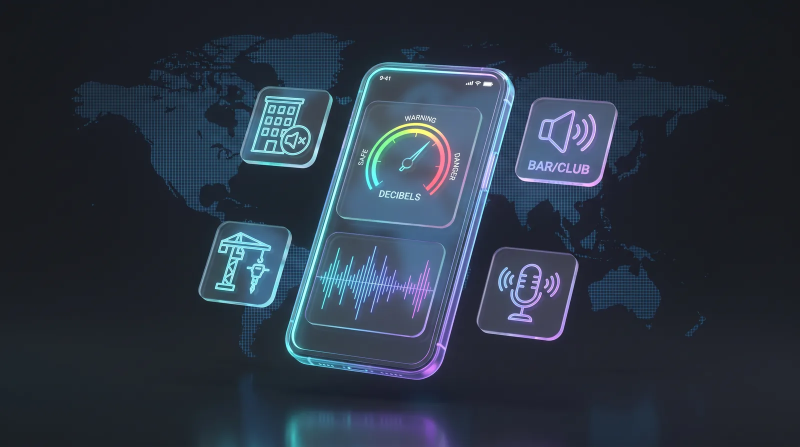
#> input picture assets/images/noise_detection_app.webp, 1600 x 893 px, found by its file name (shown at 1/2 size)
$ python gen_workplace_image.py
#> lines starting #> are read from the running program, lines starting #| are printed output that depends on the picture
import os
from PIL import Image, ImageDraw, ImageFont

src_path = r'assets/images/noise_detection_app.webp'
im = Image.open(src_path).convert('RGBA')
draw = ImageDraw.Draw(im)

font_badge = ImageFont.truetype(r'C:\Windows\Fonts\arialbd.ttf', 16)
font_title = ImageFont.truetype(r'C:\Windows\Fonts\arialbd.ttf', 26)
font_sub = ImageFont.truetype(r'C:\Windows\Fonts\segoeui.ttf', 16)
font_mono = ImageFont.truetype(r'C:\Windows\Fonts\arial.ttf', 14)

# Glassmorphism badge overlay in top-right or bottom-left
W, H = im.size
#> W = 1600; H = 893
b_x0, b_y0, b_x1, b_y1 = 48, H - 160, 680, H - 48
#> b_x0 = 48; b_y0 = 733; b_x1 = 680; b_y1 = 845

# Overlay backdrop
overlay = Image.new('RGBA', im.size, (0, 0, 0, 0))
#> overlay: PIL image 1600x893 RGBA; every value is 0
ov_draw = ImageDraw.Draw(overlay)
ov_draw.rounded_rectangle([(b_x0, b_y0), (b_x1, b_y1)], radius=16, fill=(10, 16, 32, 220), outline=(60, 90, 160, 240), width=2)
im = Image.alpha_composite(im, overlay)
draw = ImageDraw.Draw(im)

# Badge pill
draw.rounded_rectangle([(b_x0 + 20, b_y0 + 16), (b_x0 + 180, b_y0 + 40)], radius=6, fill=(35, 75, 140, 255))
draw.text((b_x0 + 30, b_y0 + 20), 'WORKPLACE AUDIT', fill=(150, 205, 255, 255), font=font_badge)

draw.text((b_x0 + 20, b_y0 + 50), 'Facility & Industrial Noise Inspection', fill=(255, 255, 255, 255), font=font_title)
draw.text((b_x0 + 20, b_y0 + 82), 'OSHA 85 dBA Threshold Check · Equipment Room, Factory & Office dB Logs', fill=(160, 190, 230, 255), font=font_sub)

out_path = r'assets/images/workplace_noise_inspection.webp'
im.save(out_path, 'WEBP', quality=85, method=6)
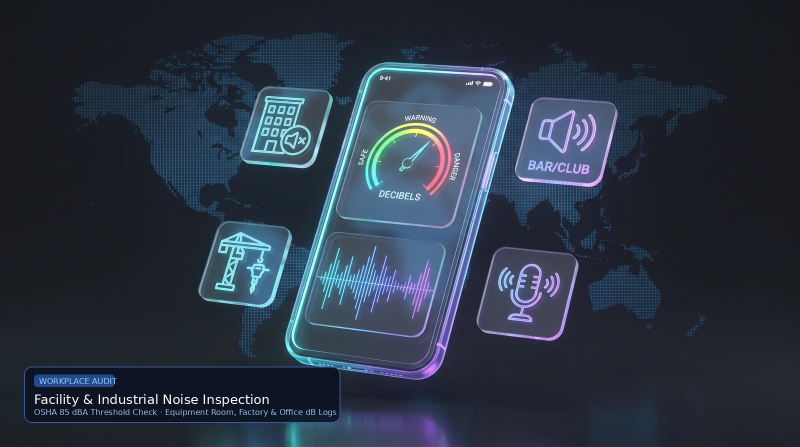
#> saved as workplace_noise_inspection.webp: PIL image 1600x893 RGBA (shown at 1/2 size); mean R, G, B, A 42.7, 53.2, 67.8, 255
print(f'Successfully generated {out_path} ({os.path.getsize(out_path)} bytes)')

$ run again, with assets/images/acoustic_evidence_samples.webp copied over assets/images/noise_detection_app.webp
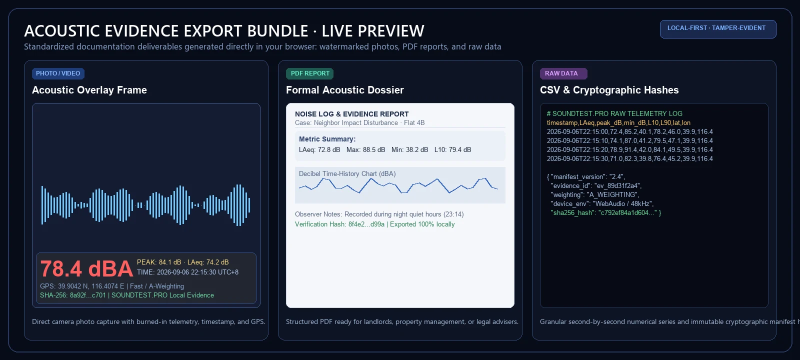
#> input picture assets/images/acoustic_evidence_samples.webp, 1600 x 720 px, found by its file name (shown at 1/2 size)
#> im is the input picture: PIL image 1600x720 RGBA; mean R, G, B, A 53.5, 60.1, 74.1, 253.6
#> overlay: PIL image 1600x720 RGBA; every value is 0
#> `im = Image.alpha_composite(im, overlay)`:
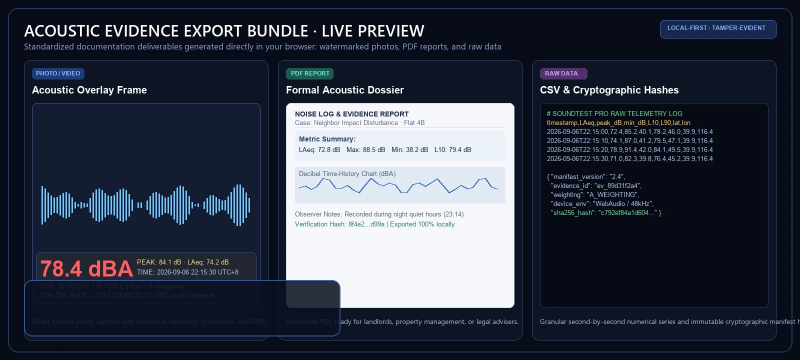
#> im: PIL image 1600x720 RGBA (shown at 1/2 size); mean R, G, B, A 52.1, 58.6, 72.8, 254; transparent parts drawn white
#> `im.save(out_path, 'WEBP', quality=85, method=6)`:
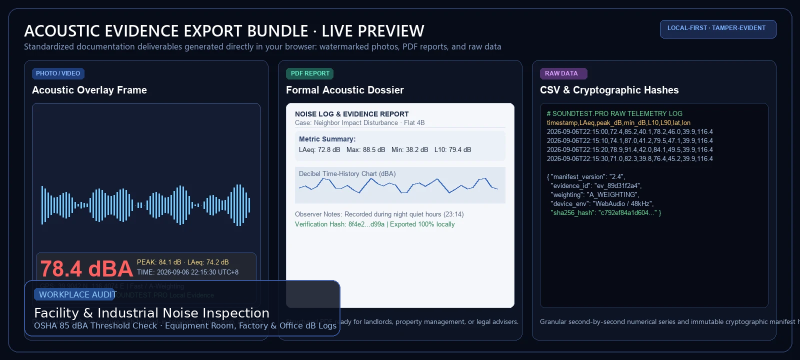
#> saved as workplace_noise_inspection.webp: PIL image 1600x720 RGBA (shown at 1/2 size); mean R, G, B, A 52.9, 59.6, 74, 254; transparent parts drawn white

$ run again, with assets/images/bar_street_noise.webp copied over assets/images/noise_detection_app.webp
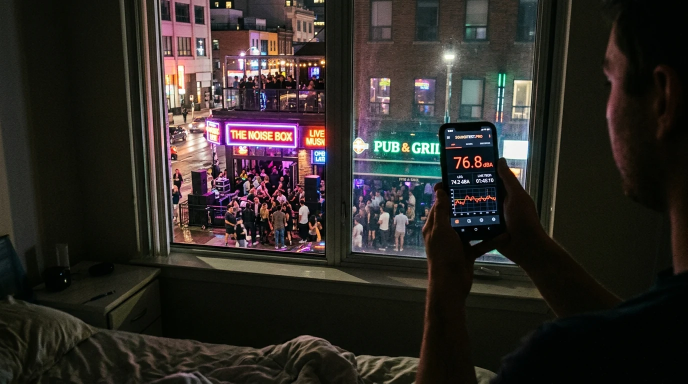
#> input picture assets/images/bar_street_noise.webp, 1376 x 768 px, found by its file name (shown at 1/2 size)
#> overlay: PIL image 1376x768 RGBA; every value is 0
#> `im = Image.alpha_composite(im, overlay)`:
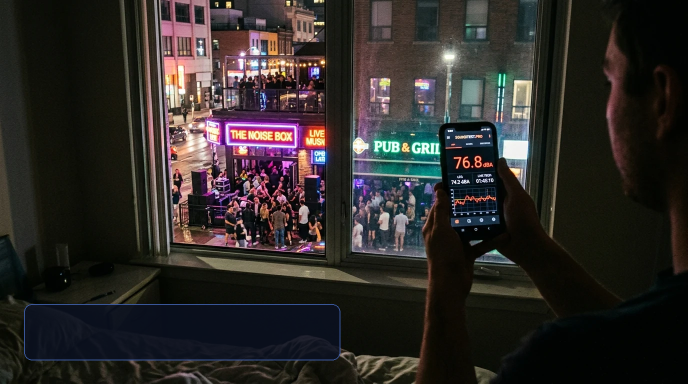
#> im: PIL image 1376x768 RGBA (shown at 1/2 size); mean R, G, B, A 45.5, 41.7, 39.4, 255
#> `im.save(out_path, 'WEBP', quality=85, method=6)`:
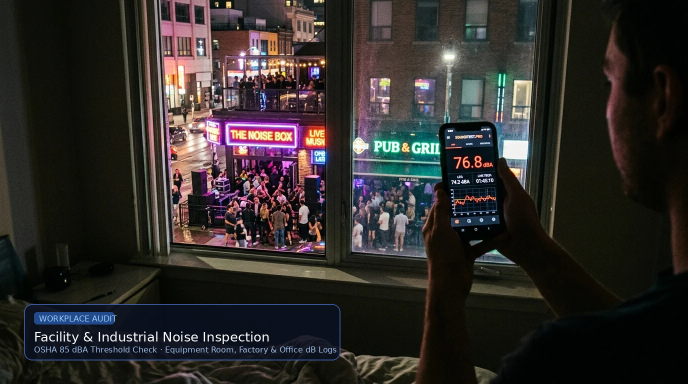
#> saved as workplace_noise_inspection.webp: PIL image 1376x768 RGBA (shown at 1/2 size); mean R, G, B, A 46.4, 42.8, 40.7, 255

$ run again, with assets/images/construction_noise_evidence.webp copied over assets/images/noise_detection_app.webp
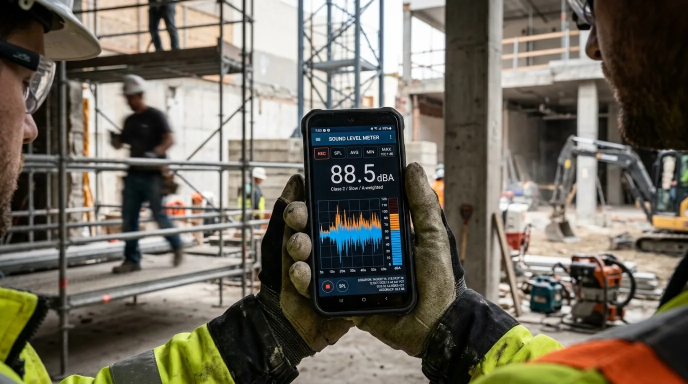
#> input picture assets/images/construction_noise_evidence.webp, 1376 x 768 px, found by its file name (shown at 1/2 size)
#> overlay: PIL image 1376x768 RGBA; every value is 0
#> `im = Image.alpha_composite(im, overlay)`:
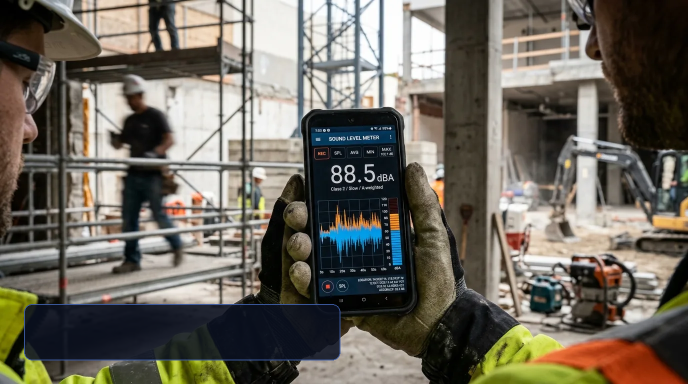
#> im: PIL image 1376x768 RGBA (shown at 1/2 size); mean R, G, B, A 108, 103, 92.6, 255
#> `im.save(out_path, 'WEBP', quality=85, method=6)`:
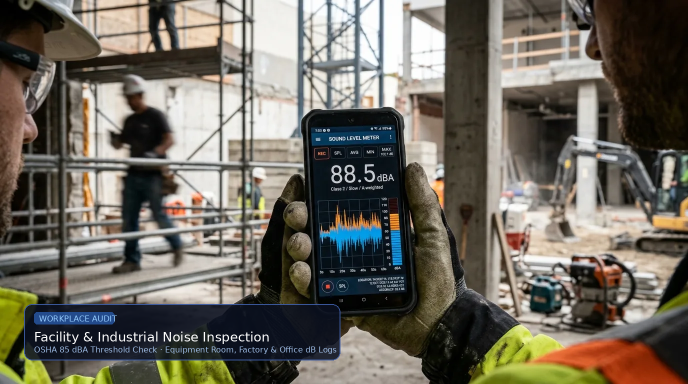
#> saved as workplace_noise_inspection.webp: PIL image 1376x768 RGBA (shown at 1/2 size); mean R, G, B, A 108.9, 104.1, 93.9, 255
